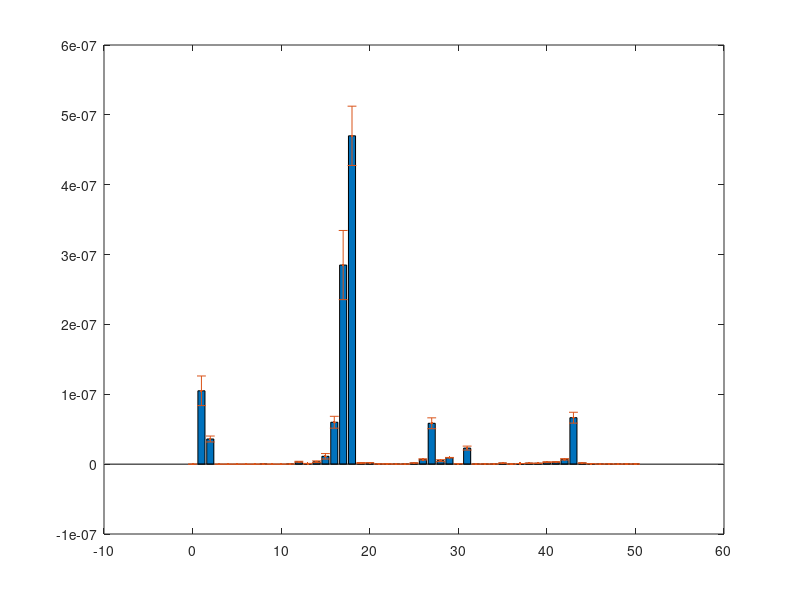

Reproduce this figure in MATLAB. (Note: this script raises an error after producing the figure.)
clear;
close all;

load('RGAChamberRga.mat');
pTorr = (PTorr1 + PTorr2) ./ 2 ;

A = [PTorr1'; PTorr2'];
dev = std(A);


fig = figure(1);

% fig.Resize = 'off';
% fig.PaperUnits = 'inches';
% fig.Units = 'inches';
% fig.PaperPositionMode = 'manual';
% fig.PaperPosition = [0, 0, 10, 5];
% fig.PaperSize = [10, 10];
% fig.Position = [0.1, 0.1, 9.9, 8.9];

%fig.Color = [25, 25, 25]/255;
%fig.InvertHardcopy = 'off';

b = bar(Mass1,pTorr);
hold on
e = errorbar(Mass1, pTorr, dev, '.'); 
e.LineWidth = 2;

ax = gca;
ax.FontName = 'LaTeX';
ax.TickLabelInterpreter = 'LaTeX';
ax.FontSize = 18;
ax.XColor = 'k';
ax.YColor = 'k';

ax.YLabel.String = ('Partial Pressure(Torr)');
ax.YLabel.FontSize = 16;
ax.YLabel.FontWeight = 'bold';
ax.YLabel.Color = 'k';

ax.XLabel.String = ('Atomic Mass (amu)');
ax.XLabel.FontSize = 16;
ax.XLabel.FontWeight = 'bold';
ax.XLabel.Color = 'k';

ax.Box = 'off';
ax.LineWidth = 1.5;
%ax.Color = [25, 25, 25]/255;
ax.YGrid = 'on';
ax.XLim = [0 50];
ax.YLim = [0 6e-7];
ax.XTick = 0:5:50;
ax.XMinorTick = 'on';
ax.YMinorTick = 'on';

t = title('Partial Pressure Vs Atomic Mass of Gas Species in the RGA');
t.Color = 'k';
t.Interpreter = 'LaTeX';
t.FontSize = 24;